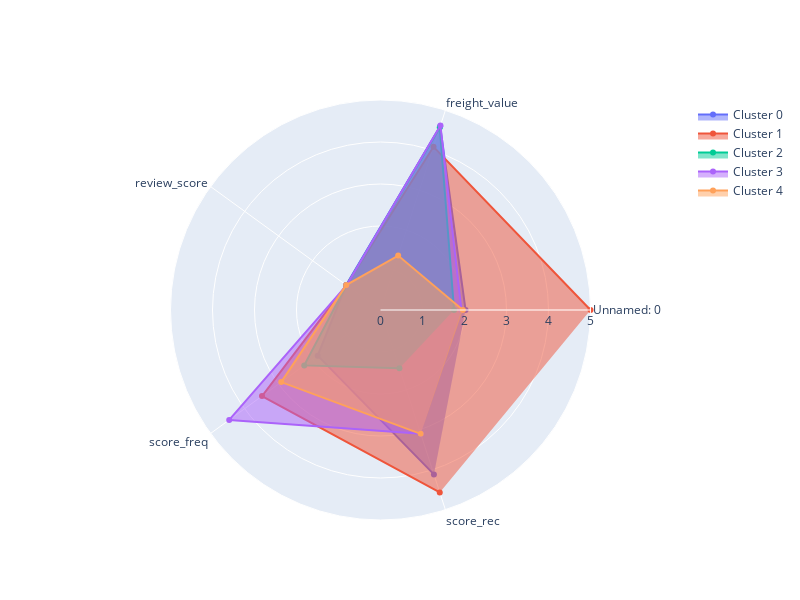

Source (notebook cell):
### Code cell
# Créer une figure en radar pour chaque cluster
fig = go.Figure()

for cluster, row in cluster_means.iterrows():
    values = row.values.tolist()
    

    

    fig.add_trace(go.Scatterpolar(
        r=values,
        theta=num_cols,
        fill='toself',
        name=f'Cluster {cluster}'
    ))

# Mettre en forme la figure
fig.update_layout(
    polar=dict(
        radialaxis=dict(
            visible=True,
            range=[0, 5]
        ),
    ),
    showlegend=True,
    width=800,
    height=600
)

# Afficher la figure
fig.show()
figsize = (60,60)

### Figure 1 — Plotly figure (JSON) as saved in the notebook; plotly's stock layout.template omitted (floating-point values rounded to 4 significant figures)
{"data": [{"fill": "toself", "name": "Cluster 0", "r": [2.025, 4.599, 1.011, 1.848, 4.116], "theta": ["Unnamed: 0", "freight_value", "review_score", "score_freq", "score_rec", "score_montant", "cluster"], "type": "scatterpolar"}, {"fill": "toself", "name": "Cluster 1", "r": [5, 4.085, 1.003, 3.487, 4.566], "theta": ["Unnamed: 0", "freight_value", "review_score", "score_freq", "score_rec", "score_montant", "cluster"], "type": "scatterpolar"}, {"fill": "toself", "name": "Cluster 2", "r": [1.752, 4.566, 1.0, 2.244, 1.46], "theta": ["Unnamed: 0", "freight_value", "review_score", "score_freq", "score_rec", "score_montant", "cluster"], "type": "scatterpolar"}, {"fill": "toself", "name": "Cluster 3", "r": [1.927, 4.618, 1.0, 4.453, 3.098], "theta": ["Unnamed: 0", "freight_value", "review_score", "score_freq", "score_rec", "score_montant", "cluster"], "type": "scatterpolar"}, {"fill": "toself", "name": "Cluster 4", "r": [1.962, 1.362, 1.009, 2.921, 3.1], "theta": ["Unnamed: 0", "freight_value", "review_score", "score_freq", "score_rec", "score_montant", "cluster"], "type": "scatterpolar"}], "layout": {"height": 600, "polar": {"radialaxis": {"range": [0, 5], "visible": true}}, "showlegend": true, "width": 800}}
